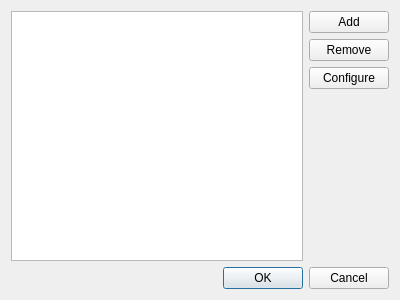
<?xml version="1.0" encoding="UTF-8"?>
<ui version="4.0">
 <class>PluginDialog</class>
 <widget class="QDialog" name="PluginDialog">
  <property name="geometry">
   <rect>
    <x>0</x>
    <y>0</y>
    <width>400</width>
    <height>300</height>
   </rect>
  </property>
  <property name="windowTitle">
   <string>Plugin center</string>
  </property>
  <layout class="QGridLayout" name="gridLayout">
   <item row="0" column="0" rowspan="4">
    <widget class="QTreeView" name="pluginTree">
     <attribute name="headerVisible">
      <bool>false</bool>
     </attribute>
    </widget>
   </item>
   <item row="0" column="1">
    <widget class="QPushButton" name="addButton">
     <property name="text">
      <string>Add</string>
     </property>
     <property name="icon">
      <iconset>
       <normaloff>:/img/edit_add.png</normaloff>:/img/edit_add.png</iconset>
     </property>
     <property name="iconSize">
      <size>
       <width>16</width>
       <height>16</height>
      </size>
     </property>
    </widget>
   </item>
   <item row="1" column="1">
    <widget class="QPushButton" name="removeButton">
     <property name="text">
      <string>Remove</string>
     </property>
    </widget>
   </item>
   <item row="2" column="1">
    <widget class="QPushButton" name="configButton">
     <property name="text">
      <string>Configure</string>
     </property>
    </widget>
   </item>
   <item row="3" column="1">
    <spacer name="verticalSpacer">
     <property name="orientation">
      <enum>Qt::Vertical</enum>
     </property>
     <property name="sizeHint" stdset="0">
      <size>
       <width>20</width>
       <height>147</height>
      </size>
     </property>
    </spacer>
   </item>
   <item row="4" column="0" colspan="2">
    <widget class="QDialogButtonBox" name="buttonBox">
     <property name="orientation">
      <enum>Qt::Horizontal</enum>
     </property>
     <property name="standardButtons">
      <set>QDialogButtonBox::Cancel|QDialogButtonBox::Ok</set>
     </property>
    </widget>
   </item>
  </layout>
 </widget>
 <resources/>
 <connections>
  <connection>
   <sender>buttonBox</sender>
   <signal>accepted()</signal>
   <receiver>PluginDialog</receiver>
   <slot>accept()</slot>
   <hints>
    <hint type="sourcelabel">
     <x>248</x>
     <y>254</y>
    </hint>
    <hint type="destinationlabel">
     <x>157</x>
     <y>274</y>
    </hint>
   </hints>
  </connection>
  <connection>
   <sender>buttonBox</sender>
   <signal>rejected()</signal>
   <receiver>PluginDialog</receiver>
   <slot>reject()</slot>
   <hints>
    <hint type="sourcelabel">
     <x>316</x>
     <y>260</y>
    </hint>
    <hint type="destinationlabel">
     <x>286</x>
     <y>274</y>
    </hint>
   </hints>
  </connection>
 </connections>
</ui>
